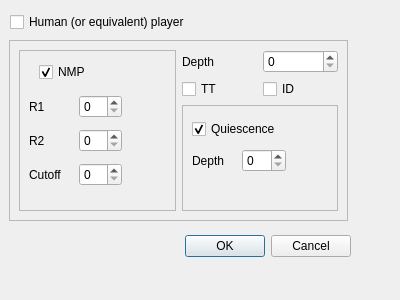
<ui version="4.0" >
 <class>settingsDialog</class>
 <widget class="QDialog" name="settingsDialog" >
  <property name="geometry" >
   <rect>
    <x>0</x>
    <y>0</y>
    <width>400</width>
    <height>300</height>
   </rect>
  </property>
  <property name="windowTitle" >
   <string>Dialog</string>
  </property>
  <widget class="QCheckBox" name="humanCheck" >
   <property name="geometry" >
    <rect>
     <x>10</x>
     <y>10</y>
     <width>201</width>
     <height>24</height>
    </rect>
   </property>
   <property name="text" >
    <string>Human (or equivalent) player</string>
   </property>
  </widget>
  <widget class="QFrame" name="compFrame" >
   <property name="geometry" >
    <rect>
     <x>9</x>
     <y>40</y>
     <width>339</width>
     <height>181</height>
    </rect>
   </property>
   <property name="frameShape" >
    <enum>QFrame::StyledPanel</enum>
   </property>
   <property name="frameShadow" >
    <enum>QFrame::Raised</enum>
   </property>
   <widget class="QWidget" name="" >
    <property name="geometry" >
     <rect>
      <x>10</x>
      <y>10</y>
      <width>319</width>
      <height>161</height>
     </rect>
    </property>
    <layout class="QHBoxLayout" >
     <item>
      <widget class="QFrame" name="frame" >
       <property name="frameShape" >
        <enum>QFrame::StyledPanel</enum>
       </property>
       <property name="frameShadow" >
        <enum>QFrame::Raised</enum>
       </property>
       <widget class="QCheckBox" name="nmpCheck" >
        <property name="geometry" >
         <rect>
          <x>20</x>
          <y>10</y>
          <width>51</width>
          <height>24</height>
         </rect>
        </property>
        <property name="text" >
         <string>NMP</string>
        </property>
        <property name="checked" >
         <bool>true</bool>
        </property>
       </widget>
       <widget class="QWidget" name="layoutWidget" >
        <property name="geometry" >
         <rect>
          <x>10</x>
          <y>40</y>
          <width>93</width>
          <height>104</height>
         </rect>
        </property>
        <layout class="QVBoxLayout" >
         <item>
          <layout class="QHBoxLayout" >
           <item>
            <widget class="QLabel" name="nmpr1Label" >
             <property name="text" >
              <string>R1</string>
             </property>
            </widget>
           </item>
           <item>
            <widget class="QSpinBox" name="nmpr1Spin" />
           </item>
          </layout>
         </item>
         <item>
          <layout class="QHBoxLayout" >
           <item>
            <widget class="QLabel" name="nmpr2Label" >
             <property name="text" >
              <string>R2</string>
             </property>
            </widget>
           </item>
           <item>
            <widget class="QSpinBox" name="nmpr2Spin" />
           </item>
          </layout>
         </item>
         <item>
          <layout class="QHBoxLayout" >
           <item>
            <widget class="QLabel" name="nmpcutoffLabel" >
             <property name="text" >
              <string>Cutoff</string>
             </property>
            </widget>
           </item>
           <item>
            <widget class="QSpinBox" name="nmpcutoffSpin" />
           </item>
          </layout>
         </item>
        </layout>
       </widget>
      </widget>
     </item>
     <item>
      <layout class="QVBoxLayout" >
       <item>
        <layout class="QHBoxLayout" >
         <item>
          <widget class="QLabel" name="label_4" >
           <property name="text" >
            <string>Depth</string>
           </property>
          </widget>
         </item>
         <item>
          <widget class="QSpinBox" name="spinBox_4" />
         </item>
        </layout>
       </item>
       <item>
        <layout class="QHBoxLayout" >
         <item>
          <widget class="QCheckBox" name="checkBox_3" >
           <property name="text" >
            <string>TT</string>
           </property>
          </widget>
         </item>
         <item>
          <widget class="QCheckBox" name="checkBox_4" >
           <property name="text" >
            <string>ID</string>
           </property>
          </widget>
         </item>
        </layout>
       </item>
       <item>
        <widget class="QFrame" name="frame_2" >
         <property name="frameShape" >
          <enum>QFrame::StyledPanel</enum>
         </property>
         <property name="frameShadow" >
          <enum>QFrame::Raised</enum>
         </property>
         <widget class="QWidget" name="layoutWidget" >
          <property name="geometry" >
           <rect>
            <x>10</x>
            <y>10</y>
            <width>94</width>
            <height>62</height>
           </rect>
          </property>
          <layout class="QVBoxLayout" >
           <item>
            <widget class="QCheckBox" name="quiescenceCheck" >
             <property name="text" >
              <string>Quiescence</string>
             </property>
             <property name="checked" >
              <bool>true</bool>
             </property>
            </widget>
           </item>
           <item>
            <layout class="QHBoxLayout" >
             <item>
              <widget class="QLabel" name="qdepthLabel" >
               <property name="text" >
                <string>Depth</string>
               </property>
              </widget>
             </item>
             <item>
              <widget class="QSpinBox" name="qdepthSpin" />
             </item>
            </layout>
           </item>
          </layout>
         </widget>
        </widget>
       </item>
      </layout>
     </item>
    </layout>
   </widget>
  </widget>
  <widget class="QDialogButtonBox" name="buttonBox" >
   <property name="geometry" >
    <rect>
     <x>10</x>
     <y>230</y>
     <width>341</width>
     <height>32</height>
    </rect>
   </property>
   <property name="orientation" >
    <enum>Qt::Horizontal</enum>
   </property>
   <property name="standardButtons" >
    <set>QDialogButtonBox::Cancel|QDialogButtonBox::NoButton|QDialogButtonBox::Ok</set>
   </property>
  </widget>
 </widget>
 <resources/>
 <connections>
  <connection>
   <sender>buttonBox</sender>
   <signal>accepted()</signal>
   <receiver>settingsDialog</receiver>
   <slot>accept()</slot>
   <hints>
    <hint type="sourcelabel" >
     <x>248</x>
     <y>261</y>
    </hint>
    <hint type="destinationlabel" >
     <x>157</x>
     <y>274</y>
    </hint>
   </hints>
  </connection>
  <connection>
   <sender>buttonBox</sender>
   <signal>rejected()</signal>
   <receiver>settingsDialog</receiver>
   <slot>reject()</slot>
   <hints>
    <hint type="sourcelabel" >
     <x>316</x>
     <y>260</y>
    </hint>
    <hint type="destinationlabel" >
     <x>286</x>
     <y>274</y>
    </hint>
   </hints>
  </connection>
  <connection>
   <sender>humanCheck</sender>
   <signal>toggled(bool)</signal>
   <receiver>compFrame</receiver>
   <slot>setDisabled(bool)</slot>
   <hints>
    <hint type="sourcelabel" >
     <x>110</x>
     <y>21</y>
    </hint>
    <hint type="destinationlabel" >
     <x>184</x>
     <y>140</y>
    </hint>
   </hints>
  </connection>
  <connection>
   <sender>quiescenceCheck</sender>
   <signal>toggled(bool)</signal>
   <receiver>qdepthLabel</receiver>
   <slot>setEnabled(bool)</slot>
   <hints>
    <hint type="sourcelabel" >
     <x>239</x>
     <y>142</y>
    </hint>
    <hint type="destinationlabel" >
     <x>211</x>
     <y>175</y>
    </hint>
   </hints>
  </connection>
  <connection>
   <sender>quiescenceCheck</sender>
   <signal>toggled(bool)</signal>
   <receiver>qdepthSpin</receiver>
   <slot>setEnabled(bool)</slot>
   <hints>
    <hint type="sourcelabel" >
     <x>239</x>
     <y>142</y>
    </hint>
    <hint type="destinationlabel" >
     <x>259</x>
     <y>175</y>
    </hint>
   </hints>
  </connection>
  <connection>
   <sender>nmpCheck</sender>
   <signal>toggled(bool)</signal>
   <receiver>nmpr1Label</receiver>
   <slot>setEnabled(bool)</slot>
   <hints>
    <hint type="sourcelabel" >
     <x>65</x>
     <y>72</y>
    </hint>
    <hint type="destinationlabel" >
     <x>47</x>
     <y>106</y>
    </hint>
   </hints>
  </connection>
  <connection>
   <sender>nmpCheck</sender>
   <signal>toggled(bool)</signal>
   <receiver>nmpr1Spin</receiver>
   <slot>setEnabled(bool)</slot>
   <hints>
    <hint type="sourcelabel" >
     <x>65</x>
     <y>72</y>
    </hint>
    <hint type="destinationlabel" >
     <x>95</x>
     <y>106</y>
    </hint>
   </hints>
  </connection>
  <connection>
   <sender>nmpCheck</sender>
   <signal>toggled(bool)</signal>
   <receiver>nmpr2Label</receiver>
   <slot>setEnabled(bool)</slot>
   <hints>
    <hint type="sourcelabel" >
     <x>65</x>
     <y>72</y>
    </hint>
    <hint type="destinationlabel" >
     <x>47</x>
     <y>142</y>
    </hint>
   </hints>
  </connection>
  <connection>
   <sender>nmpCheck</sender>
   <signal>toggled(bool)</signal>
   <receiver>nmpr2Spin</receiver>
   <slot>setEnabled(bool)</slot>
   <hints>
    <hint type="sourcelabel" >
     <x>65</x>
     <y>72</y>
    </hint>
    <hint type="destinationlabel" >
     <x>95</x>
     <y>142</y>
    </hint>
   </hints>
  </connection>
  <connection>
   <sender>nmpCheck</sender>
   <signal>toggled(bool)</signal>
   <receiver>nmpcutoffLabel</receiver>
   <slot>setEnabled(bool)</slot>
   <hints>
    <hint type="sourcelabel" >
     <x>65</x>
     <y>72</y>
    </hint>
    <hint type="destinationlabel" >
     <x>47</x>
     <y>178</y>
    </hint>
   </hints>
  </connection>
  <connection>
   <sender>nmpCheck</sender>
   <signal>toggled(bool)</signal>
   <receiver>nmpcutoffSpin</receiver>
   <slot>setEnabled(bool)</slot>
   <hints>
    <hint type="sourcelabel" >
     <x>65</x>
     <y>72</y>
    </hint>
    <hint type="destinationlabel" >
     <x>95</x>
     <y>178</y>
    </hint>
   </hints>
  </connection>
 </connections>
</ui>
